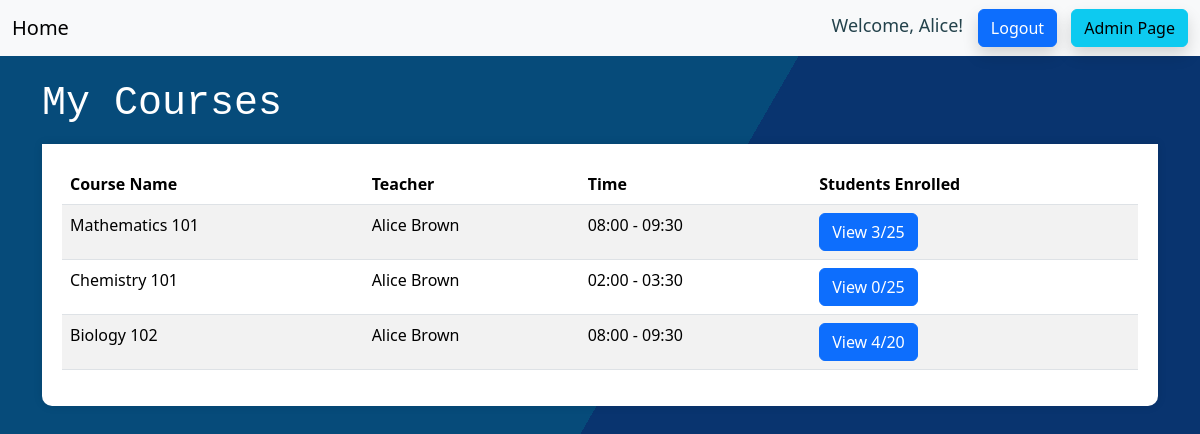
Screenshot of /courses (signed in) with the database file from the repository.
### app/models.py (models this page shows, shortened)
class User(db.Model, UserMixin): # UserMixin will give us the default implementations of the functions that we need to have in the User class for flask_login to work
    id = db.Column(db.Integer, primary_key=True)
    username = db.Column(db.String(30), unique=True, nullable=False)
    first_name = db.Column(db.String(30), nullable=False)
    last_name = db.Column(db.String(30), nullable=False)
    email = db.Column(db.String(120), unique=True, nullable=False)
    password_hash = db.Column(db.String(60), nullable=False)
    status = db.Column(db.String(30), nullable=False, default='student')
    enrolled_classes = db.relationship('Enrollment', back_populates='student')
    taught_classes = db.relationship('Class', backref='teacher')
    @property # this is a decorator, it will allow us to access the function as an attribute
    def password(self): # this function will return the password
        return self.password

class Class(db.Model): # this line will create the Class model
    id = db.Column(db.Integer, primary_key=True) # this line will create the id column
    name = db.Column(db.String(100), nullable=False) # this line will create the name column
    time = db.Column(db.String(50), nullable=False)
    capacity = db.Column(db.Integer, nullable=False)
    teacher_id = db.Column(db.Integer, db.ForeignKey('user.id'))
    enrollments = db.relationship('Enrollment', back_populates='class_')
    time = db.Column(db.String(50), nullable=False)
    capacity = db.Column(db.Integer, nullable=False)
    teacher_id = db.Column(db.Integer, db.ForeignKey('user.id'))
    enrollments = db.relationship('Enrollment', back_populates='class_')

### app/routes.py (the view, shortened to what this page needs)
@app.route('/courses')
@login_required  # Ensure the user is logged in
def show_courses():
    if current_user.status == 'teacher':
        courses = Class.query.filter(Class.teacher_id == current_user.id).all()
        return render_template('teacher.html', courses=courses)
    elif current_user.status == 'admin':
        return render_template('home.html')
    else:
        return redirect(url_for('home'))

### app/models.py (called while the page is built)
@login_manager.user_loader # this is a decorator, it will allow us to access the function as an attribute
def load_user(user_id): # this function will load the user
    return User.query.get(int(user_id)) # this line will return the user

### app/templates/teacher.html (shortened to what this page needs)
{% extends 'base.html' %} {% block title %} Teacher Dashboard {% endblock %} {% block content %}
<link rel="stylesheet" href="{{ url_for('static', filename='css/style.css') }}">
<div class="container mt-4">
  <h1 class="title-text">My Courses</h1>
  <div class="tab-content-wrapper">
    <table class="table table-striped">
      <thead>
        <tr>
          <th>Course Name</th>
          <th>Teacher</th>
          <th>Time</th>
          <th>Students Enrolled</th>
        </tr>
      </thead>
      <tbody> {% for course in courses %} <tr>
          <td>{{ course.name }}</td>
          <td>{{current_user.first_name + ' ' + current_user.last_name }}</td>
          <td>{{ course.time }}</td>
          <td>
            <button class="btn btn-primary view-grades" data-course-id="{{ course.id }}"> View {{ course.enrollments|length }}/{{ course.capacity }}
            </button>
          </td>
        </tr> {% endfor %} </tbody>
    </table>
  </div>
</div>
 {% endblock %}

### app/templates/base.html (shortened to what this page needs)
<!DOCTYPE html>
<html lang="en">
  <head>
    <link rel="stylesheet" href="{{ url_for('static', filename='css/style.css') }}">
    <link href="https://cdn.jsdelivr.net/npm/bootstrap@5.3.3/dist/css/bootstrap.min.css" rel="stylesheet">
  </head>
  <body>
    <nav class="navbar bg-body-tertiary">
      <div class="container-fluid">
        <a class="navbar-brand" href="/">Home</a>
        <div> {% if current_user.is_authenticated %} <a>
            <span style="width: 192.75px;color: rgb(35,66,75);font-size: 18px; text-align: center;"> Welcome, {{ current_user.first_name }}! </span>
          </a>
          <a class="btn btn-primary shadow" style="margin-left: 10px;" role="button" href="{{ url_for('logout') }}">Logout</a>
          <a class="btn btn-info shadow" style="margin-left: 10px;" role="button" href="/admin">Admin Page</a> {% else %} <a class="btn btn-primary shadow" style="margin-right: 20px;" role="button" href="{{ url_for('login') }}">Login</a>
          <a class="btn btn-secondary shadow" role="button" href="{{ url_for('signup') }}">Sign up</a> {% endif %}
        </div>
      </div>
    </nav>
    <main> {% block content %} {% endblock %} </main>
  </body>
</html>

### app/static/css/style.css (style rules this page uses)
html { height: 100%; }
.title-text { color: white; }
body { margin: 0; background-image: linear-gradient( -60deg, rgb(9, 52, 111) 50%, rgb(6, 75, 122) 50% ); }
h1 { font-family: monospace; }
.table th, .table td { border: yes; }
.tab-content-wrapper { background-color: white; border-radius: 0 0 10px 10px; padding: 20px; box-shadow: 0 0 10px rgba(0, 0, 0, 0.1); margin-top: 0px; }

### rows the page displays
User: first_name "Alice", first_name+last_name "Alice Brown"
Class: name "Mathematics 101", time "08:00 - 09:30", enrollments|length "3", capacity "25"
Class: name "Chemistry 101", time "02:00 - 03:30", enrollments|length "0", capacity "25"
Class: name "Biology 102", time "08:00 - 09:30", enrollments|length "4", capacity "20"
